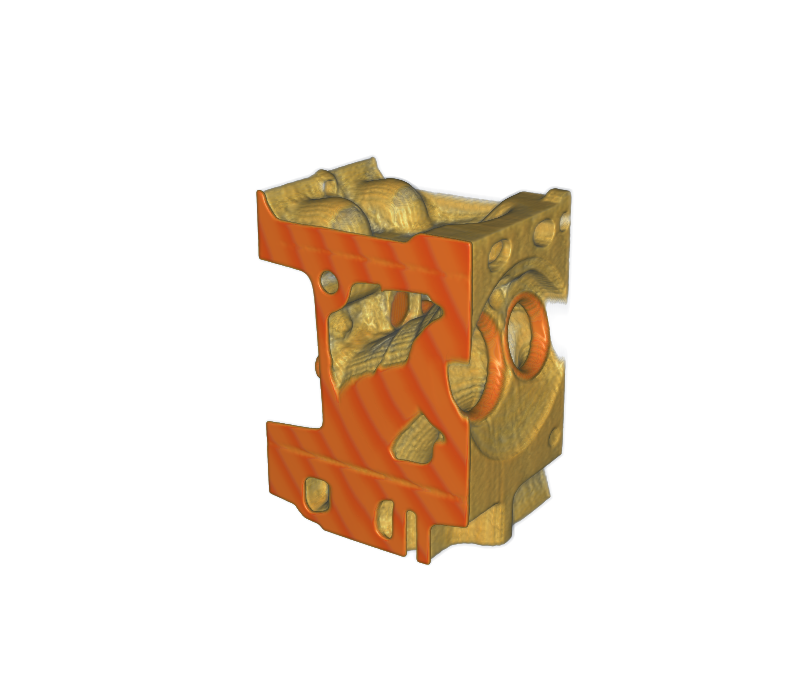

Here is the Python script that generated this plot:
#!/usr/bin/env python3
"""
engine.py — volume render of data/engine.raw (256 x 256 x 128 uint8).

Goal: show internal structure — dense inner parts stand out, outer shell faint,
readable colors.

Lessons applied (recalled from the bonsai task, memory ON):
  * sem-range-relative-tf : measure the real scalar range, build the transfer
    function from FRACTIONS of it (not fixed scalar values).
  * sem-background-cutoff / cor-haze : keep opacity 0 below a cutoff fraction so
    the low-value speckle "haze" never appears.
  * cor-density-color-assumption : inspected the value distribution first — the
    dense inner metal sits in a high band (~0.5 of range), the shell is a lower,
    broad band. Map opacity/color from that, don't assume.
  * sem-verify-by-eye : render, look, fix.
"""
import sys
import numpy as np
import vtk
from vtk.util import numpy_support

DIMS = (256, 256, 128)      # engine: 8,388,608 bytes = 256*256*128 uint8
RAW = "data/engine.raw"
OUT = "results/engine.png"


def main():
    # INSPECT: measure the real range (do not assume) — recalled lesson.
    arr = np.fromfile(RAW, dtype=np.uint8)
    assert arr.size == DIMS[0] * DIMS[1] * DIMS[2], f"unexpected size {arr.size}"
    vmin, vmax = float(arr.min()), float(arr.max())
    span = vmax - vmin
    print(f"[inspect] engine dims={DIMS} dtype=uint8 scalar range=[{vmin},{vmax}]")

    def f(frac):   # fraction of measured range -> absolute scalar
        return vmin + frac * span

    vtk_arr = numpy_support.numpy_to_vtk(arr.ravel(order="F"), deep=True,
                                         array_type=vtk.VTK_UNSIGNED_CHAR)
    image = vtk.vtkImageData()
    image.SetDimensions(*DIMS)
    image.SetSpacing(1.0, 1.0, 1.0)
    image.GetPointData().SetScalars(vtk_arr)

    # OPACITY: hard background cutoff (kills haze), outer shell FAINT, dense inner
    # parts opaque. All points are fractions of the measured range.
    opacity = vtk.vtkPiecewiseFunction()
    opacity.AddPoint(f(0.00), 0.00)
    opacity.AddPoint(f(0.16), 0.00)   # cutoff: below here = background haze
    opacity.AddPoint(f(0.22), 0.015)  # outer shell: ghosted, very faint
    opacity.AddPoint(f(0.48), 0.04)   # shell / transition stays faint
    opacity.AddPoint(f(0.52), 0.45)   # dense inner metal starts to stand out
    opacity.AddPoint(f(0.65), 0.80)   # dense inner: clearly opaque
    opacity.AddPoint(f(1.00), 0.98)   # densest cores fully opaque

    # COLOR: cool/dim for faint shell, warm/bright for dense inner structure
    # so the interior reads clearly against the ghosted shell.
    color = vtk.vtkColorTransferFunction()
    color.AddRGBPoint(f(0.20), 0.55, 0.62, 0.72)   # shell: pale cool grey (faint)
    color.AddRGBPoint(f(0.48), 0.60, 0.66, 0.74)   # shell->inner
    color.AddRGBPoint(f(0.54), 0.98, 0.80, 0.30)   # dense inner: warm gold
    color.AddRGBPoint(f(0.72), 0.95, 0.45, 0.12)   # hotter orange
    color.AddRGBPoint(f(1.00), 0.88, 0.12, 0.08)   # densest: red

    prop = vtk.vtkVolumeProperty()
    prop.SetColor(color)
    prop.SetScalarOpacity(opacity)
    prop.ShadeOn()
    prop.SetAmbient(0.3)
    prop.SetDiffuse(0.7)
    prop.SetSpecular(0.3)
    prop.SetInterpolationTypeToLinear()

    mapper = vtk.vtkSmartVolumeMapper()
    mapper.SetInputData(image)

    volume = vtk.vtkVolume()
    volume.SetMapper(mapper)
    volume.SetProperty(prop)

    renderer = vtk.vtkRenderer()
    renderer.SetBackground(1.0, 1.0, 1.0)
    renderer.AddVolume(volume)

    render_window = vtk.vtkRenderWindow()
    render_window.SetOffScreenRendering(1)
    render_window.SetSize(800, 700)
    render_window.AddRenderer(renderer)

    renderer.ResetCamera()
    cam = renderer.GetActiveCamera()
    cam.Azimuth(35)
    cam.Elevation(20)
    renderer.ResetCameraClippingRange()

    render_window.Render()

    w2i = vtk.vtkWindowToImageFilter()
    w2i.SetInput(render_window)
    w2i.Update()
    writer = vtk.vtkPNGWriter()
    writer.SetFileName(OUT)
    writer.SetInputConnection(w2i.GetOutputPort())
    writer.Write()
    print(f"[render] wrote {OUT}")
    return 0


if __name__ == "__main__":
    sys.exit(main())
